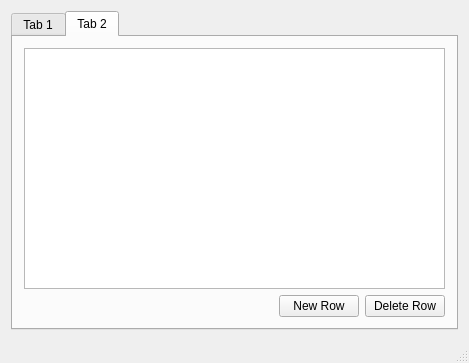
<?xml version="1.0" encoding="UTF-8"?>
<ui version="4.0">
 <class>MainWindow</class>
 <widget class="QMainWindow" name="MainWindow">
  <property name="geometry">
   <rect>
    <x>0</x>
    <y>0</y>
    <width>469</width>
    <height>363</height>
   </rect>
  </property>
  <property name="windowTitle">
   <string>MainWindow</string>
  </property>
  <widget class="QWidget" name="centralWidget">
   <layout class="QHBoxLayout" name="horizontalLayout">
    <item>
     <widget class="QTabWidget" name="tabWidget">
      <property name="currentIndex">
       <number>1</number>
      </property>
      <widget class="QWidget" name="tab">
       <attribute name="title">
        <string>Tab 1</string>
       </attribute>
       <layout class="QVBoxLayout" name="verticalLayout">
        <item>
         <widget class="QGroupBox" name="groupBox_2">
          <property name="sizePolicy">
           <sizepolicy hsizetype="Preferred" vsizetype="Expanding">
            <horstretch>0</horstretch>
            <verstretch>0</verstretch>
           </sizepolicy>
          </property>
          <property name="title">
           <string/>
          </property>
         </widget>
        </item>
        <item>
         <widget class="QGroupBox" name="groupBox">
          <property name="title">
           <string/>
          </property>
          <layout class="QHBoxLayout" name="horizontalLayout_2">
           <item>
            <widget class="QPushButton" name="pushButton">
             <property name="text">
              <string>Play</string>
             </property>
            </widget>
           </item>
           <item>
            <widget class="QPushButton" name="pushButton_2">
             <property name="text">
              <string>Pause</string>
             </property>
            </widget>
           </item>
           <item>
            <widget class="QPushButton" name="pushButton_3">
             <property name="text">
              <string>Stop</string>
             </property>
            </widget>
           </item>
          </layout>
         </widget>
        </item>
       </layout>
      </widget>
      <widget class="QWidget" name="tab_2">
       <attribute name="title">
        <string>Tab 2</string>
       </attribute>
       <layout class="QVBoxLayout" name="verticalLayout_2">
        <item>
         <widget class="QTableView" name="tableView"/>
        </item>
        <item>
         <layout class="QHBoxLayout" name="horizontalLayout_3">
          <item>
           <spacer name="horizontalSpacer">
            <property name="orientation">
             <enum>Qt::Horizontal</enum>
            </property>
            <property name="sizeHint" stdset="0">
             <size>
              <width>40</width>
              <height>20</height>
             </size>
            </property>
           </spacer>
          </item>
          <item>
           <widget class="QPushButton" name="pushButton_4">
            <property name="text">
             <string>New Row</string>
            </property>
           </widget>
          </item>
          <item>
           <widget class="QPushButton" name="pushButton_5">
            <property name="text">
             <string>Delete Row</string>
            </property>
           </widget>
          </item>
         </layout>
        </item>
       </layout>
      </widget>
     </widget>
    </item>
   </layout>
  </widget>
  <widget class="QMenuBar" name="menuBar">
   <property name="geometry">
    <rect>
     <x>0</x>
     <y>0</y>
     <width>469</width>
     <height>21</height>
    </rect>
   </property>
  </widget>
  <widget class="QStatusBar" name="statusBar"/>
 </widget>
 <layoutdefault spacing="6" margin="11"/>
 <resources/>
 <connections/>
</ui>
